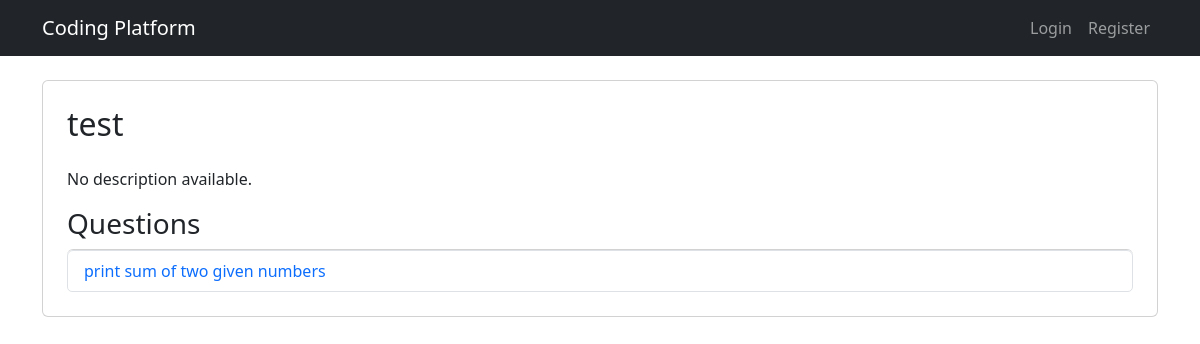
Screenshot of /modules/1/ with the database file from the repository.
### codingapp/models.py (models this page shows, shortened)
class Module(models.Model):
    title = models.CharField(max_length=255, unique=True)
    slug = models.SlugField(unique=True, blank=True)
    description = models.TextField(blank=True, null=True)
    class Meta:
        ordering = ['title']

class Question(models.Model):
    title = models.CharField(max_length=200)
    description = models.TextField()
    module = models.ForeignKey(
        Module,
        on_delete=models.CASCADE,
        related_name="questions",
        null=True,
        blank=True
    )
    test_cases = models.JSONField(
        default=list,
        validators=[validate_test_cases],
        help_text="Managed via admin formset; do not edit manually."
    )
    class Meta:
        unique_together = ['module', 'title']

### codingapp/views.py (the view)
# urls.py: path('modules/<int:module_id>/', views.module_detail, name='module_detail'),
def module_detail(request, module_id):
    module = get_object_or_404(Module, id=module_id)
    questions = module.questions.all()  # Fetch questions explicitly
    return render(request, 'codingapp/module_detail.html', {'module': module, 'questions': questions})

### codingapp/templates/codingapp/module_detail.html (shortened to what this page needs)
{% extends "codingapp/base.html" %}
{% block content %}
    <div class="card p-4">
        <div class="d-flex justify-content-between align-items-center mb-3">
            <h2>{{ module.title }}</h2>
        </div>
        <p>{{ module.description|default:"No description available." }}</p>
        <h3>Questions</h3>
        <ul class="list-group">
            {% for question in module.questions.all %}
                <li class="list-group-item">
                    <a href="{% url 'question_detail' question.id %}" class="text-decoration-none">{{ question.title }}</a>
                </li>
            {% empty %}
                <li class="list-group-item text-muted">No questions available.</li>
            {% endfor %}
        </ul>
    </div>
{% endblock %}

### rows the page displays
Module: title "test", description "No description available."
Question: title "print sum of two given numbers"
